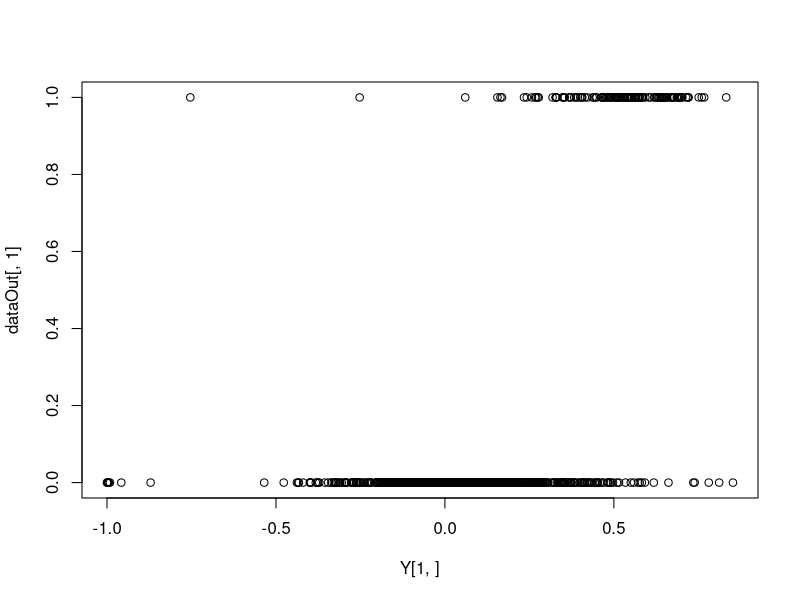
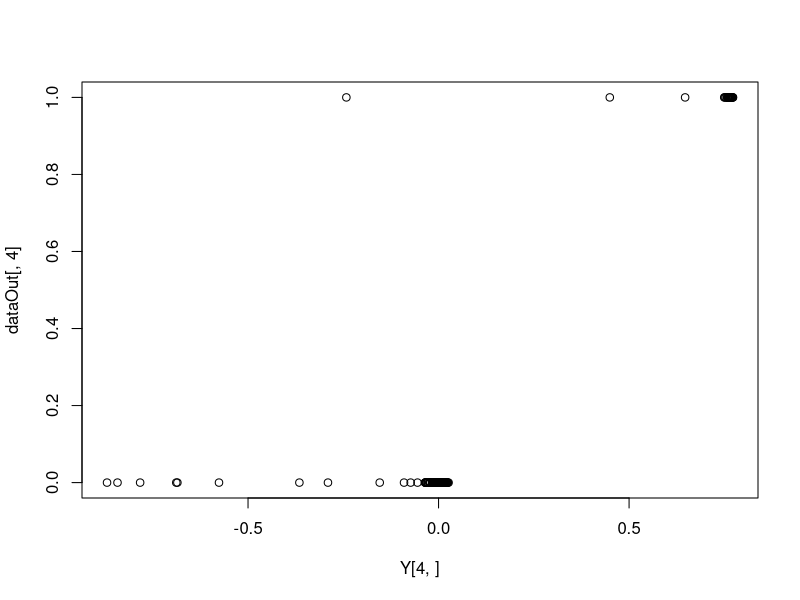
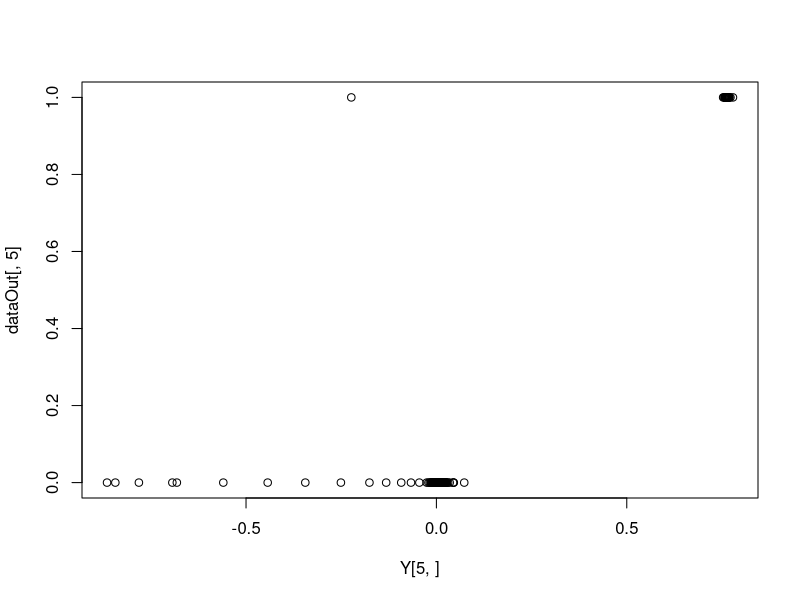
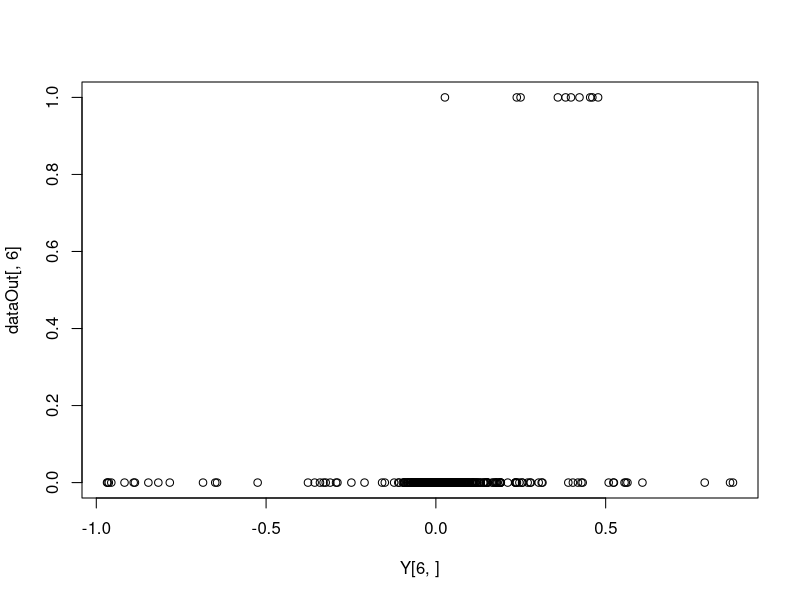
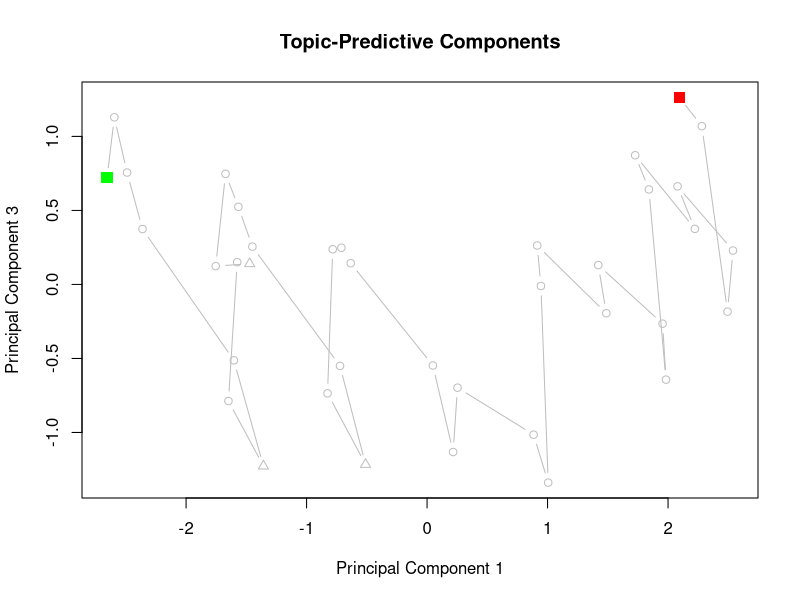

Write the R code that produced these figures, in order. (Note: this script raises an error after producing the figures.)
### programmed by R. Dale, Jan. 2017
### built from the ESN demonstration code of
# Mantas Lukosevicius 2012, http://minds.jacobs-university.de/mantas

setwd('~/Dropbox/new.projects/multiModal')

# seedRand = 100 # one shown in the paper
coefsTAll = c() # coefficients for topic, word, and sound across first 20 PCA components
coefsWAll = c()
coefsSAll = c()
# 
for (seedRand in c(round(runif(100)*1000),100)) { # so that figures reflect seed 100 (in paper)
# 
print(seedRand)
set.seed(seedRand)

data = read.table('data/node_activations_13overlap.data',sep=',',skip=2)$V1 # uses sentgen output based on logic of convo (topics, words, phonemes)

dataIn = matrix(0,length(data),6)
dataIn[1:length(data)+(data[1:length(data)]-1)*length(data)] = 1
dataOut = dataIn[2:nrow(dataIn),] # it's prediction (then generation), so take one off
dataIn = dataIn[1:(nrow(dataIn)-1),] 

######
# generate the ESN reservoir 
inSize = 6 # 5 "phonemes" and one "end of turn" marker
outSize = 6
resSize = 500
a = 0.3 # leaking rate
l = length(data)-1 # since it's prediction, take one off

Win = matrix(runif(resSize*(1+inSize),-0.5,0.5),resSize) # input to reservoir
W = matrix(runif(resSize*resSize,-0.5,0.5),resSize) # reservoir recurrent connections
rhoW = abs(eigen(W,only.values=TRUE)$values[1]) # singular values of echo state W
W = W * 1.25 / rhoW # set spectral radius of 1 to ensure ES property (Jaeger, 2007)

X = matrix(0,1+inSize+resSize,l) # collect activations on reservoir + input + "on" state
Yt = dataOut[1:l,] # desired output

# run the reservoir with the data and collect X
x = rep(0,resSize)
for (t in 1:(l-1)){
  u = t(dataIn[t,])
  x = (1-a)*x + a*tanh( Win %*% c(1,u) + W %*% x )
  X[,t] = c(1,u,x)
}

# train the output
reg = 1e-8  # regularization coefficient
X_T = t(X)
Wout = t(Yt) %*% X_T %*% solve( X %*% X_T + reg*diag(1+inSize+resSize) )

# let's see how it does
Y = matrix(0,outSize,l)
for (t in 1:l){
  u = dataIn[t,]  
  x = (1-a)*x + a*tanh( Win %*% c(1,u) + W %*% x)
  y = tanh(Wout %*% c(1,u,x))
  Y[,t] = y
}

plot(Y[1,],dataOut[,1]) # predicting topic 1 only phoneme
plot(Y[4,],dataOut[,4]) # consistent phoneme (both topics)
plot(Y[5,],dataOut[,5]) # predicting topic 2 only phoneme
plot(Y[6,],dataOut[,6]) # predicting final word; should be hardest

###
### let's get the well-known test set, going from t1 to t2
data = read.table('data/node_activations_13overlap_test.data',sep=',',skip=2) # uses sentgen output based on logic of convo (topics, words, phonemes)
words = data$V3 # see data file
topics = data$V2

data = data$V1

dataIn = matrix(0,length(data),6)
dataIn[1:length(data)+(data[1:length(data)]-1)*length(data)] = 1
dataOut = dataIn[2:nrow(dataIn),] # it's prediction (then generation), so take one off
dataIn = dataIn[1:(nrow(dataIn)-1),] 
l = dim(dataIn)[1]

# let's see how it moves between "topic spaces"
Y = matrix(0,outSize,l)
xs = c()
for (t in 1:l){
  u = dataIn[t,]  
  x = (1-a)*x + a*tanh( Win %*% c(1,u) + W %*% x)
  xs = cbind(xs,x)
  y = tanh(Wout %*% c(1,u,x))
  Y[,t] = y
}

xsp = prcomp(t(xs)) # find components in activation space used to separate solutions

# find best predicting components for TOPIC
rsqs = c()
for (i in 1:min(resSize,l)) {
  rsqs = c(rsqs,summary(lm(topics[2:(l+1)]==1~xsp$x[,i]))$r.squared)
}
d1 = sort(rsqs,index=T,decreasing=T)$ix[1]
d2 = sort(rsqs,index=T,decreasing=T)$ix[2]

convLabels = c("a","b")
labSeq = convLabels[topics]

pdf(file="figures/convo_topic_transitions.pdf",height=6,width=5)
plotDat = xsp$x
plot(plotDat[,d1],plotDat[,d2],type='b',pch=dataOut+1,col='gray',main='Topic-Predictive Components',
     xlab=paste('Principal Component',d1),ylab=paste('Principal Component',d2))
points(plotDat[1,d1],plotDat[1,d2],type='p',cex=1.5,pch=15,col='green')
points(plotDat[l,d1],plotDat[l,d2],type='p',cex=1.5,pch=15,col='red')
choiceIxes = seq(from=cycleTime,to=nrow(plotDat),by=cycleTime)
text(plotDat[,d1],plotDat[,d2],lab=labSeq[2:(l+1)],cex=1)
dev.off()
td1 = d1 # save for later

# find the best components for WORD 1 vs. 2&3
rsqs = c()
for (i in 1:min(resSize,l)) {
  rsqs = c(rsqs,summary(lm(words[2:(l+1)]==1~xsp$x[,i]))$r.squared)
}
d1 = sort(rsqs,index=T,decreasing=T)$ix[1]
d2 = sort(rsqs,index=T,decreasing=T)$ix[2]

plotDat = xsp$x
plot(plotDat[,d1],plotDat[,d2],type='b',pch=13,cex=.5,col='gray',
     xlab=paste('Principal Component',d1),ylab=paste('Principal Component',d2))
points(plotDat[1,d1],plotDat[1,d2],type='p',cex=1.5,pch=15,col='green')
choiceIxes = seq(from=cycleTime,to=nrow(plotDat),by=cycleTime)
text(plotDat[,d1],plotDat[,d2],lab=words[2:(l+1)],cex=1)
if (d1==td1) {
  wd1 = d2
} else {
  wd1 = d1
}

convLabels = c("i","ii","iii")
labSeq = convLabels[words]

pdf(file="figures/convo_word_and_topic_transitions.pdf",height=6,width=5)
plotDat = xsp$x
plot(plotDat[,td1],plotDat[,wd1],type='b',pch=13,cex=.5,col='gray',main='Topic x Word Component',
     xlab=paste('Topic Principal Component',td1),ylab=paste('Word Principal Component',wd1))
points(plotDat[1,td1],plotDat[1,wd1],type='p',cex=1.5,pch=15,col='green')
points(plotDat[l,td1],plotDat[l,wd1],type='p',cex=1.5,pch=15,col='red')
choiceIxes = seq(from=cycleTime,to=nrow(plotDat),by=cycleTime)
text(plotDat[,td1],plotDat[,wd1],lab=labSeq[2:(l+1)],cex=1)
dev.off()

coefsT = c() # coefficients for topic, word, and sound across first 20 PCA components
coefsW = c()
coefsS = c()
for (i in 1:20) {
  # predict then get factor coefficient
  coefsT = c(coefsT,summary(lm(plotDat[,i]~as.factor(topics[2:(l+1)])))$r.sq)
  coefsW = c(coefsW,summary(lm(plotDat[,i]~as.factor(words[2:(l+1)])))$r.sq)
  coefsS = c(coefsS,summary(lm(plotDat[,i]~as.factor(data[2:(l+1)])))$r.sq)
}
# plot 'em together
pdf(file="figures/pcs_by_predictors.pdf",height=6,width=5)
plot(abs(coefsT),lwd=3,col='gray',type='o',xlab='Principal Component',ylab='R-Squared')
#text(4,2,'topics',col='gray',cex=1.5)
points(abs(coefsW),lwd=3,col=rgb(.5,.5,.5),type='o')
#text(5.2,1.2,'words',col=rgb(.5,.5,.5),cex=1.5)
points(abs(coefsS),lwd=3,col='black',type='o')
#text(10,.4,'sounds',col='black',cex=1.5)
dev.off()

coefsTAll = rbind(coefsTAll,coefsT)
coefsWAll = rbind(coefsWAll,coefsW)
coefsSAll = rbind(coefsSAll,coefsS)

} # for the seed for loop; comment if doing one seed

# if running seed loop, let's do all

#pdf(file="figures/pcs_by_predictors_ALL.pdf",height=6,width=5)
#plot(colMeans(coefsTAll),lwd=3,col='gray',type='o',xlab='Principal Component',ylab='R-Squared')
#text(4,2,'topics',col='gray',cex=1.5)
#points(colMeans(coefsWAll),lwd=3,col=rgb(.5,.5,.5),type='o')
#text(5.2,1.2,'words',col=rgb(.5,.5,.5),cex=1.5)
#points(colMeans(coefsSAll),lwd=3,col='black',type='o')
#text(10,.4,'sounds',col='black',cex=1.5)
#dev.off()



pdf(file="figures/pcs_by_predictors_ALL.pdf",height=4,width=8)
par(mfrow=c(1,3))
for (i in 1:100) {
  if (i==1) {
    plot(coefsTAll[i,],col='gray',xlab='Principal Component',ylab='R-Squared',main='Topics',ylim=c(0,.8))
  } else {
    points(coefsTAll[i,],col='gray')
  }  
}
for (i in 1:100) {
  if (i==1) {
    plot(coefsWAll[i,],col=rgb(.5,.5,.5),xlab='Principal Component',ylab='R-Squared',main='Words',ylim=c(0,.8))
  } else {
    points(coefsWAll[i,],col=rgb(.5,.5,.5))
  }  
}
for (i in 1:100) {
  if (i==1) {
    plot(coefsSAll[i,],col='black',xlab='Principal Component',ylab='R-Squared',main='Sounds',ylim=c(0,.8))
  } else {
    points(coefsSAll[i,],col='black')
  }  
}
dev.off()
